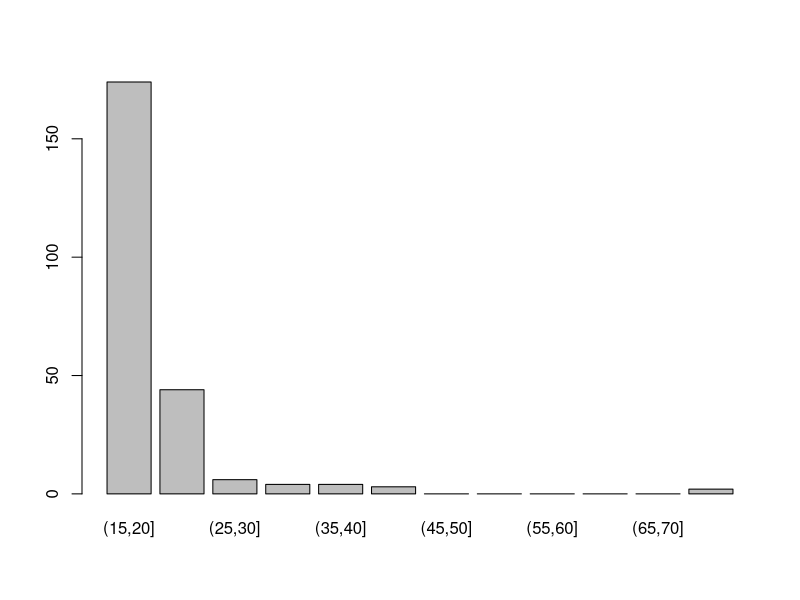

Source code (R):
library(MASS)
data(survey)

#table(survey$Age)

age.interval <- cut(survey$Age, breaks=seq(15, 75, 5))
table(age.interval)

barplot( table(age.interval) )
#barplot( table(survey$Age))